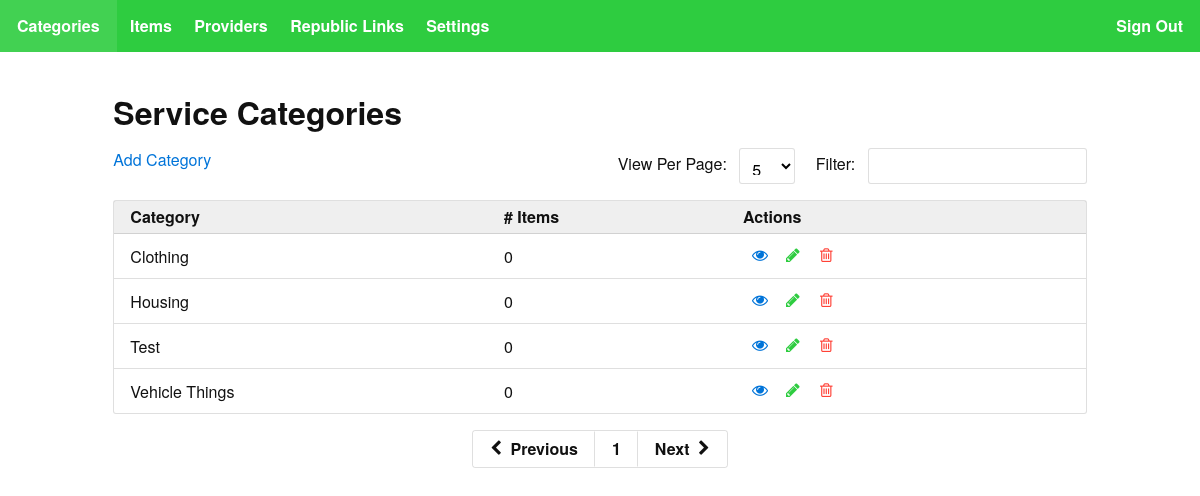
Page /categories/ on the committed database.
### interface/models.py (models this page shows, shortened)
class ServiceCategory(models.Model):
    name = models.CharField(max_length=100, null=False)
    created = models.DateTimeField(auto_now_add=True)
    updated = models.DateTimeField(auto_now=True)
    deleted = models.DateTimeField(null=True, default=None)
    class Meta:
        ordering = ("name",)

### interface/views.py (the view)
# urls.py: url(r'^categories/$', views.categories, name='categories'),
def categories(request):
    context = {"categories": ServiceCategory.objects.all()}
    return render(request, 'interface/categories.html', context)

### interface/templates/interface/categories.html (shortened to what this page needs)
{% extends "interface/base.html" %}
{% block content %}
<div class="flex flex-center p2">
    <div class="md-col-10 mx-auto">
        <h1 class="h1 mt1">Service Categories</h1>
        <form class="right mb2" name="form_controls" method="get">
            <label for="num-per-page" class="ml2 mr1">View Per Page:</label>
            <select id="num-per-page" class="inline-block field-light">
                <option value="5" selected>5</option>
            </select>
            <label for="filter" class="ml2 mr1">Filter:</label>
            <input class="field-light inline-block" type="search" name="filter" id="filter">
        </form>
        <a href="{%  url "new_category" %}">Add Category</a>
            <table class="table-light bg-white border rounded">
        <thead class="bg-darken-1">
            <tr>
                <th>Category</th>
                <th># Items</th>
                <th>Actions</th>
            </tr>
        </thead>
        <tbody>
            {% for category in categories %}
            <tr>
                <td style="padding-top: 0.7em">{{ category.name }}</td>
                <td style="padding-top: 0.7em">0</td>
                <td class="flex center">
                    <a href="{% url "category" category.id %}" class="button button-transparent button-narrow blue"><span class="icon-eye"></span></a>
                    <a href="{% url "edit_category" category.id %}" class="button button-transparent button-narrow green"><span class="icon-pencil"></span></a>
                    <a href="{% url "delete_category" category.id %}" class="button button-transparent button-narrow red"><span class="icon-trash"></span></a>
                </td>
            </tr>
            {% endfor %}
        </tbody>
    </table>
    </div>
</div>
<div class="center">
  <div class="inline-block overflow-hidden border rounded">
    <a href="#!" class="left button button-transparent border-right">
      <span class="icon-chevron-left"></span>
      &nbsp;Previous
    </a>
    <a href="#!" class="right button button-transparent ">
      Next&nbsp;
      <span class="icon-chevron-right"></span>
    </a>
    <div class="overflow-hidden sm-show">
      <a href="#!" class="left button button-transparent border-right">1</a>
    </div>
  </div>
</div>
{% endblock %}

### static/bass.css (style rules this page uses)
body { margin:0 }
fieldset,input,select,textarea { font-family:inherit;font-size:1rem;box-sizing:border-box;margin-top:0;margin-bottom:0 }
input[type=datetime-local],input[type=datetime],input[type=email],input[type=month],input[type=number],input[type=password],input[type=search],input[type=tel],input[type=text],input[type=time],input[type=url],input[type=week] { height:2.25rem;padding:.5rem .5rem;vertical-align:middle;-webkit-appearance:none }
select { line-height:1.75;padding:.5rem .5rem }
select:not([multiple]) { height:2.25rem;vertical-align:middle }
.button,button { font-family:inherit;font-size:inherit;font-weight:700;text-decoration:none;cursor:pointer;display:inline-block;line-height:1.125rem;padding:.5rem 1rem;margin:0;height:auto;border:1px solid transparent;vertical-align:middle;-webkit-appearance:none }
.button,.button::after,.button::before,button,button::after,button::before { box-sizing:border-box;box-sizing:border-box }
table { border-collapse:separate;border-spacing:0;max-width:100%;width:100% }
th { text-align:left;font-weight:700 }
td,th { padding:.25rem 1rem;line-height:inherit }
th { vertical-align:bottom }
td { vertical-align:top }
body { font-family:'Helvetica Neue',Helvetica,sans-serif;line-height:1.5;font-size:100% }
h1,h2,h3,h4,h5,h6 { font-family:'Helvetica Neue',Helvetica,sans-serif;font-weight:700;line-height:1.25;margin-top:1em;margin-bottom:.5em }
.h1,h1 { font-size:2rem }
.inline-block { display:inline-block }
.overflow-hidden { overflow:hidden }
.left { float:left }
.right { float:right }
.center { text-align:center }
.mt1 { margin-top:.5rem }
.mr1 { margin-right:.5rem }
.mb2 { margin-bottom:1rem }
.ml2 { margin-left:1rem }
.mx-auto { margin-left:auto;margin-right:auto }
.p2 { padding:1rem }
.lg-show,.md-show,.sm-show { display:none!important }
@media (min-width:40em) { .sm-show { display:block!important } }
.button-narrow { padding-left:.5rem;padding-right:.5rem }
@media (min-width:52em) { .md-col-10 { width:83.33333% } }
.flex { display:-webkit-box;display:-webkit-flex;display:-ms-flexbox;display:flex }
.flex-center { -webkit-box-align:center;-webkit-align-items:center;-ms-flex-align:center;align-items:center }
.flex>div { box-sizing:border-box }
body { color:#111;background-color:#fff }
a { color:#0074d9;text-decoration:none }
.button { color:#fff;background-color:#0074d9;border-radius:3px }
.field-light { background-color:#fff;-webkit-transition:box-shadow .2s ease;transition:box-shadow .2s ease;border-style:solid;border-width:1px;border-color:rgba(0,0,0,.125);border-radius:3px }
.table-light td,.table-light th { border-bottom-width:1px;border-bottom-style:solid;border-bottom-color:rgba(0,0,0,.125) }
.table-light tr:last-child td { border-bottom:0 }
.button-transparent { position:relative;z-index:2;color:inherit;background-color:transparent;border-radius:0;border:1px solid transparent }
.button-transparent::before { content:'';display:block;position:absolute;z-index:-1;top:-1px;right:-1px;bottom:-1px;left:-1px;border:1px solid transparent;background-color:currentcolor;opacity:0 }
.border { border-style:solid;border-width:1px;border-color:rgba(0,0,0,.125) }
.border-right { border-right-style:solid;border-right-width:1px;border-right-color:rgba(0,0,0,.125) }
.rounded { border-radius:3px }
.blue { color:#0074d9 }
.green { color:#2ecc40 }
.red { color:#ff4136 }
.bg-white { background-color:#fff }
.bg-darken-1 { background-color:rgba(0,0,0,.0625) }

### static/style.css (style rules this page uses)
[class^="icon-"], [class*=" icon-"] { font-family: 'icomoon'; speak: none; font-style: normal; font-weight: normal; font-variant: normal; text-transform: none; line-height: 1; -webkit-font-smoothing: antialiased; -moz-osx-font-smoothing: grayscale; }
.icon-trash:before { content: "\f014"; }
.icon-pencil:before { content: "\f040"; }
.icon-eye:before { content: "\f06e"; }
.icon-chevron-left:before { content: "\f053"; }
.icon-chevron-right:before { content: "\f054"; }

### rows in the picture
ServiceCategory: name "Clothing"
ServiceCategory: name "Housing"
ServiceCategory: name "Test"
ServiceCategory: name "Vehicle Things"
